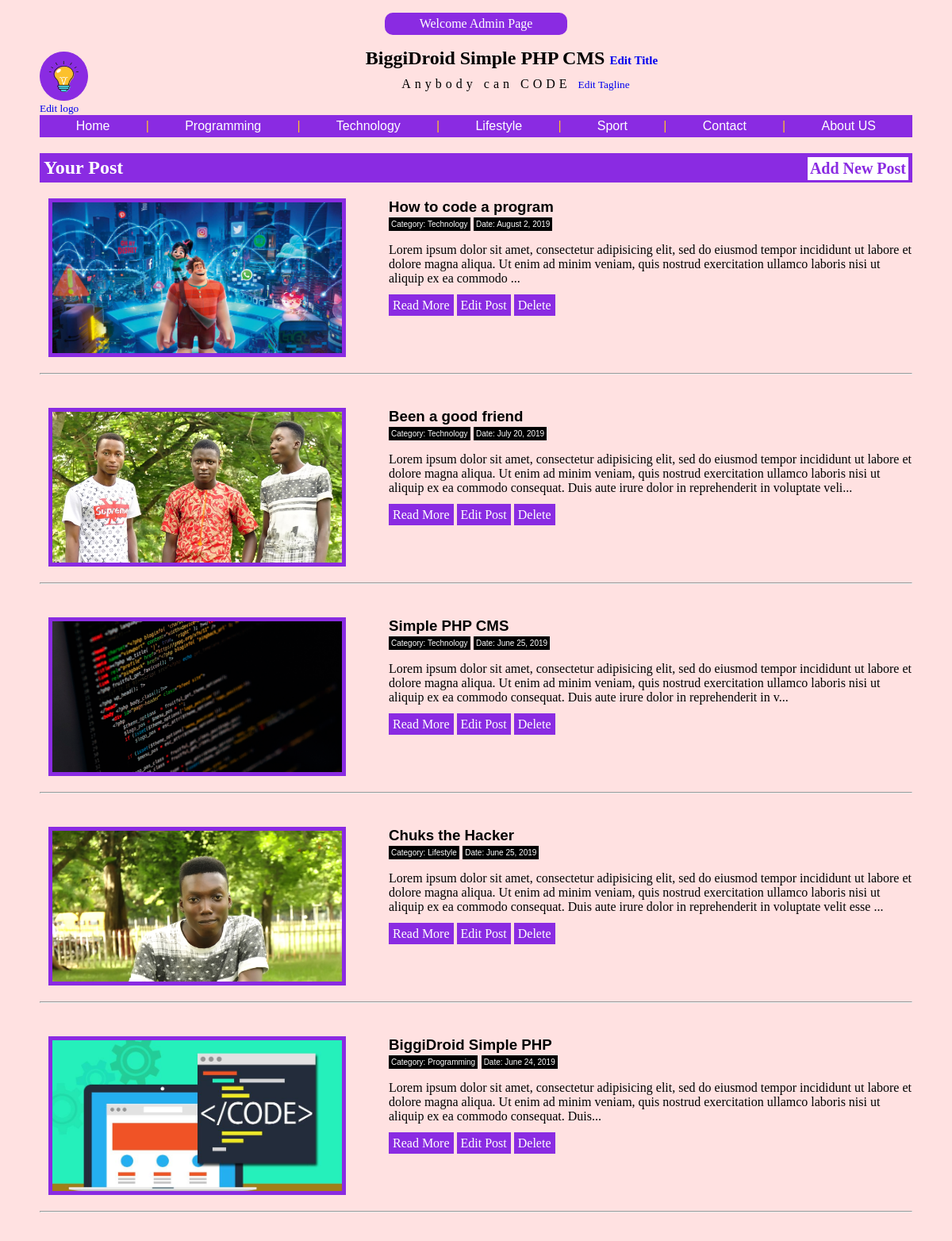
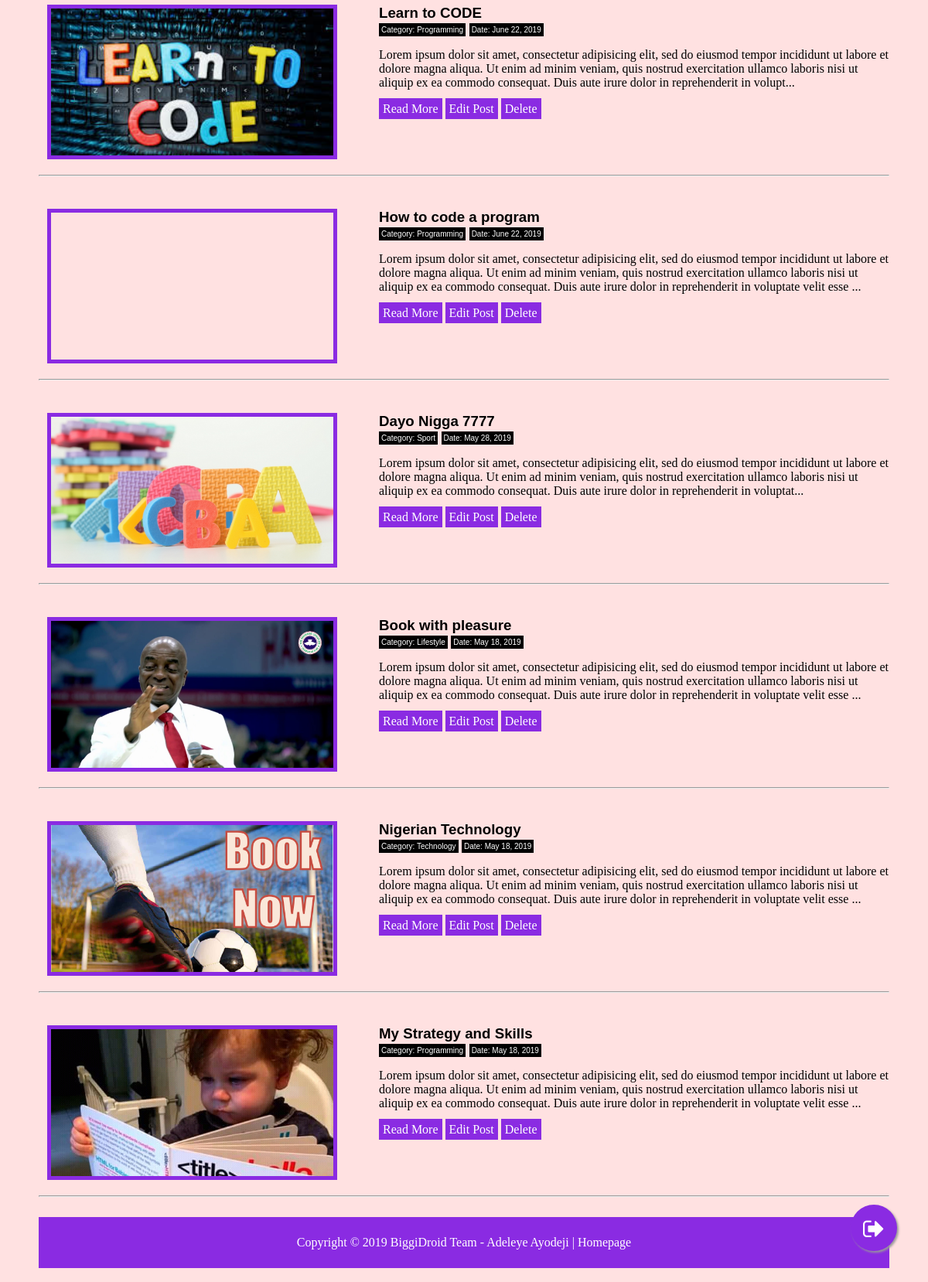
The page /admin/index.php (signed in) on the database its author committed (2 pictures, top to bottom).
### tables this page shows
CREATE TABLE `sitedetails` (
  `id` int(11) NOT NULL,
  `sitelogo` mediumtext,
  `sitetitle` mediumtext,
  `sitetagline` mediumtext
);

CREATE TABLE `post` (
  `id` int(11) NOT NULL,
  `search` varchar(10000) DEFAULT NULL,
  `category` longtext,
  `title` longtext,
  `text` longtext,
  `image` longtext,
  `date` varchar(10000) DEFAULT NULL
);

### admin/index.php (the view, shortened to what this page needs)
<?php
include 'include/header.php';
?>
  <div class="more">
  				<h2 class="h2admin">Your Post <a href="post.php"><small>Add New Post</small></a></h2>
				<?php
				$query = mysqli_query($con, "SELECT * FROM post ORDER BY id DESC");
				while ($row = mysqli_fetch_assoc($query)) {
					?>
					<div style="clear: both;margin-bottom: 50px;">
				<div style="width: 40%;float: left;">
					<a href="../post.php?id=<?php echo $row['id'] ?>">
					<div class="adminpost" style="background-image: url('../image/<?php echo $row['image']; ?>');
				    background-position: center top !important;
				    background-size: cover;
				    background-repeat: no-repeat;
				    height: 190px;
				    width: 83%;
				    margin-left: 11px;
				    border: 5px solid blueviolet;"></div>
				</a>
				</div>
				<div style="width:60%;float: right;">
				<h3 style="color: black;margin: 0px;">
					<?php echo $row['title']; ?>
				</h3>
				<small style="margin: 0px;background: black none repeat scroll 0% 0%;color: white;padding: 3px;font-size: 10px;">Category: <?php echo $row["category"]; ?></small>
				<small style="margin: 0px;background: black none repeat scroll 0% 0%;color: white;padding: 3px;font-size: 10px;">Date: <?php echo $row["date"]; ?></small>
				<p style="color: black;" >
					<?php echo substr($row['text'],0,300)."..."; ?>
				</p>
				</div>
				<p style="font-family: calibri; "><a style="background: blueviolet;padding: 5px;color: white;text-decoration: none;" href="../post.php?id=<?php echo $row['id'] ?>">Read More</a> <a style="background: blueviolet;padding: 5px;color: white;text-decoration: none;" href="edit.php?id=<?php echo $row['id'] ?>">Edit Post</a>
				<a style="background: blueviolet;padding: 5px;color: white;text-decoration: none;" href="delete.php?id=<?php echo $row['id'] ?>">Delete</a></p>
				</div><br><hr><br>
					<?php
				}
				?>
			</div>
<?php include 'include/footer.php'; ?>

### admin/include/header.php (shortened to what this page needs)
<?php session_start();
include '../include/db.php';
	$query = mysqli_query($con, "SELECT * FROM sitedetails");
	$row = mysqli_fetch_assoc($query);
?>
<!DOCTYPE html>
<html>
<head>
	<link rel="stylesheet" type="text/css" href="../css/style.css">
	<link rel="stylesheet" type="text/css" href="../css/font-awesome.css">
</head>
<body>
<div class="container">
		<?php if (isset($_SESSION["admin"])) { ?><p class="linktag"><a href="index.php">
	Welcome <?php echo $_SESSION["user"]; ?> </a></p><?php
}; ?>
	<div class="header">
		<div class="logo">
			<a href="../index.php"><img align="center" class="sitelogo" src="../image/<?php echo $row["sitelogo"] ?>"></a>
			<?php if (isset($_SESSION["admin"])) {
				echo "" ?>
				<br><small style="font-family: calibri;text-align: center;"><a href="editsite.php?id=<?php echo $row['id'] ?>">Edit logo</a></small>
				<?php
			"";} ?>
		</div>
		<div class="mainhead">
			<h2><?php echo $row["sitetitle"] ?>
				<?php if (isset($_SESSION["admin"])) {
				echo "" ?>
				<small style="font-family: calibri;text-align: center;font-size: 15px;"><a href="editsite.php?id=<?php echo $row['id'] ?>">Edit Title</a></small>
				<?php
			"";} ?>
			</h2>
			<span class="sitetagline"><?php echo $row["sitetagline"] ?>
				<?php if (isset($_SESSION["admin"])) {
				echo "" ?>
				<small style="font-family: calibri;letter-spacing: normal;"><a href="editsite.php?id=<?php echo $row['id'] ?>">Edit Tagline</a></small>
				<?php
			"";} ?>
			</span>
		</div>
		<br>
		<nav>
			<a href="#">Home</a> |
		<?php
		$query = mysqli_query($con, "SELECT * FROM post ORDER BY id ASC LIMIT 4");
		while ($row = mysqli_fetch_assoc($query)) {
			?>
			<a href="../include/category.php?category=<?php echo $row['category'] ?>"><?php echo $row["category"]; ?></a> |
			<?php
		} ?>
			<a href="#">Contact</a> |
			<a href="#">About US</a>
		</nav>
	</div>

### css/style.css (style rules this page uses)
body { font-family: arial; background: #ffe1e1; }
.container { margin-left: auto; margin-right: auto; width: 1100px; background: #ffe1e1; padding: 10px; padding-top: 0px; margin-top: 0px; }
.logo { width: 100px; float: left; }
.mainhead { text-align: center; }
.mainhead h2 { margin: 10px; font-family: cursive; }
.h2admin { background: blueviolet; color: white; padding: 5px; text-align: left; }
.h2admin small { float: right; background: white; color: blueviolet; padding: 3px; }
.linktag { background: blueviolet; color: white; text-align: center; width: 20%; margin-right: auto; margin-left: auto; padding: 5px; border-radius: 10px; }
nav { display: inline-block; background: blueviolet; padding: 5px; color: #fcc12d; }
nav a { margin-right: 20px; margin-left: 20px; color: white; text-decoration: none; padding: 20.8px; }
p { font-family: calibri; }
h2 { font-family: calibri; }
img { background-position: center top !important; }
.sitetagline { font-family: calibri; margin: 0px; margin-top: 0px; letter-spacing:5px; }
.sitelogo { height: 40px; width: 39px; background: #8a2be2; margin-top: 5px; padding: 10px; border-radius: 100%; border: 1px solid #8a2be2; }
a { text-decoration: none; }
.linktag a { color: white; }

### rows shown on the page
sitedetails: sitelogo (picture), sitetitle "BiggiDroid Simple PHP CMS", sitetagline "Anybody can CODE"
post: category "Programming", image (picture), title "My Strategy and Skills", date "May 18, 2019", text "Lorem ipsum dolor sit amet, consectetur adipisicing elit, sed do eiusmod tempor incididunt ut labore et dolore magna aliqua. Ut enim ad minim veniam, quis nostrud exercitation ullamco laboris nisi ut aliquip ex ea commodo consequat. Duis aute irure dolor in reprehenderit in voluptate velit esse"
post: category "Technology", image (picture), title "Nigerian Technology", date "May 18, 2019", text "Lorem ipsum dolor sit amet, consectetur adipisicing elit, sed do eiusmod tempor incididunt ut labore et dolore magna aliqua. Ut enim ad minim veniam, quis nostrud exercitation ullamco laboris nisi ut aliquip ex ea commodo consequat. Duis aute irure dolor in reprehenderit in voluptate velit esse"
post: category "Lifestyle", image (picture), title "Book with pleasure", date "May 18, 2019", text "Lorem ipsum dolor sit amet, consectetur adipisicing elit, sed do eiusmod tempor incididunt ut labore et dolore magna aliqua. Ut enim ad minim veniam, quis nostrud exercitation ullamco laboris nisi ut aliquip ex ea commodo consequat. Duis aute irure dolor in reprehenderit in voluptate velit esse"
post: category "Sport", image (picture), title "Dayo Nigga 7777", date "May 28, 2019", text "Lorem ipsum dolor sit amet, consectetur adipisicing elit, sed do eiusmod tempor incididunt ut labore et dolore magna aliqua. Ut enim ad minim veniam, quis nostrud exercitation ullamco laboris nisi ut aliquip ex ea commodo consequat. Duis aute irure dolor in reprehenderit in voluptat"
post: image (picture), title "How to code a program", category "Technology", date "August 2, 2019", text "Lorem ipsum dolor sit amet, consectetur adipisicing elit, sed do eiusmod tempor incididunt ut labore et dolore magna aliqua. Ut enim ad minim veniam, quis nostrud exercitation ullamco laboris nisi ut aliquip ex ea commodo"
post: image (picture), title "Been a good friend", category "Technology", date "July 20, 2019", text "Lorem ipsum dolor sit amet, consectetur adipisicing elit, sed do eiusmod tempor incididunt ut labore et dolore magna aliqua. Ut enim ad minim veniam, quis nostrud exercitation ullamco laboris nisi ut aliquip ex ea commodo consequat. Duis aute irure dolor in reprehenderit in voluptate veli"
post: image (picture), title "Simple PHP CMS", category "Technology", date "June 25, 2019", text "Lorem ipsum dolor sit amet, consectetur adipisicing elit, sed do eiusmod tempor incididunt ut labore et dolore magna aliqua. Ut enim ad minim veniam, quis nostrud exercitation ullamco laboris nisi ut aliquip ex ea commodo consequat. Duis aute irure dolor in reprehenderit in v"
post: image (picture), title "Chuks the Hacker", category "Lifestyle", date "June 25, 2019", text "Lorem ipsum dolor sit amet, consectetur adipisicing elit, sed do eiusmod tempor incididunt ut labore et dolore magna aliqua. Ut enim ad minim veniam, quis nostrud exercitation ullamco laboris nisi ut aliquip ex ea commodo consequat. Duis aute irure dolor in reprehenderit in voluptate velit esse"
post: image (picture), title "BiggiDroid Simple PHP", category "Programming", date "June 24, 2019", text "Lorem ipsum dolor sit amet, consectetur adipisicing elit, sed do eiusmod tempor incididunt ut labore et dolore magna aliqua. Ut enim ad minim veniam, quis nostrud exercitation ullamco laboris nisi ut aliquip ex ea commodo consequat. Duis"
post: image (picture), title "Learn to CODE", category "Programming", date "June 22, 2019", text "Lorem ipsum dolor sit amet, consectetur adipisicing elit, sed do eiusmod tempor incididunt ut labore et dolore magna aliqua. Ut enim ad minim veniam, quis nostrud exercitation ullamco laboris nisi ut aliquip ex ea commodo consequat. Duis aute irure dolor in reprehenderit in volupt"
post: title "How to code a program", category "Programming", date "June 22, 2019", text "Lorem ipsum dolor sit amet, consectetur adipisicing elit, sed do eiusmod tempor incididunt ut labore et dolore magna aliqua. Ut enim ad minim veniam, quis nostrud exercitation ullamco laboris nisi ut aliquip ex ea commodo consequat. Duis aute irure dolor in reprehenderit in voluptate velit esse"

### other values the page prints
$_SESSION["user"] "Admin Page"
